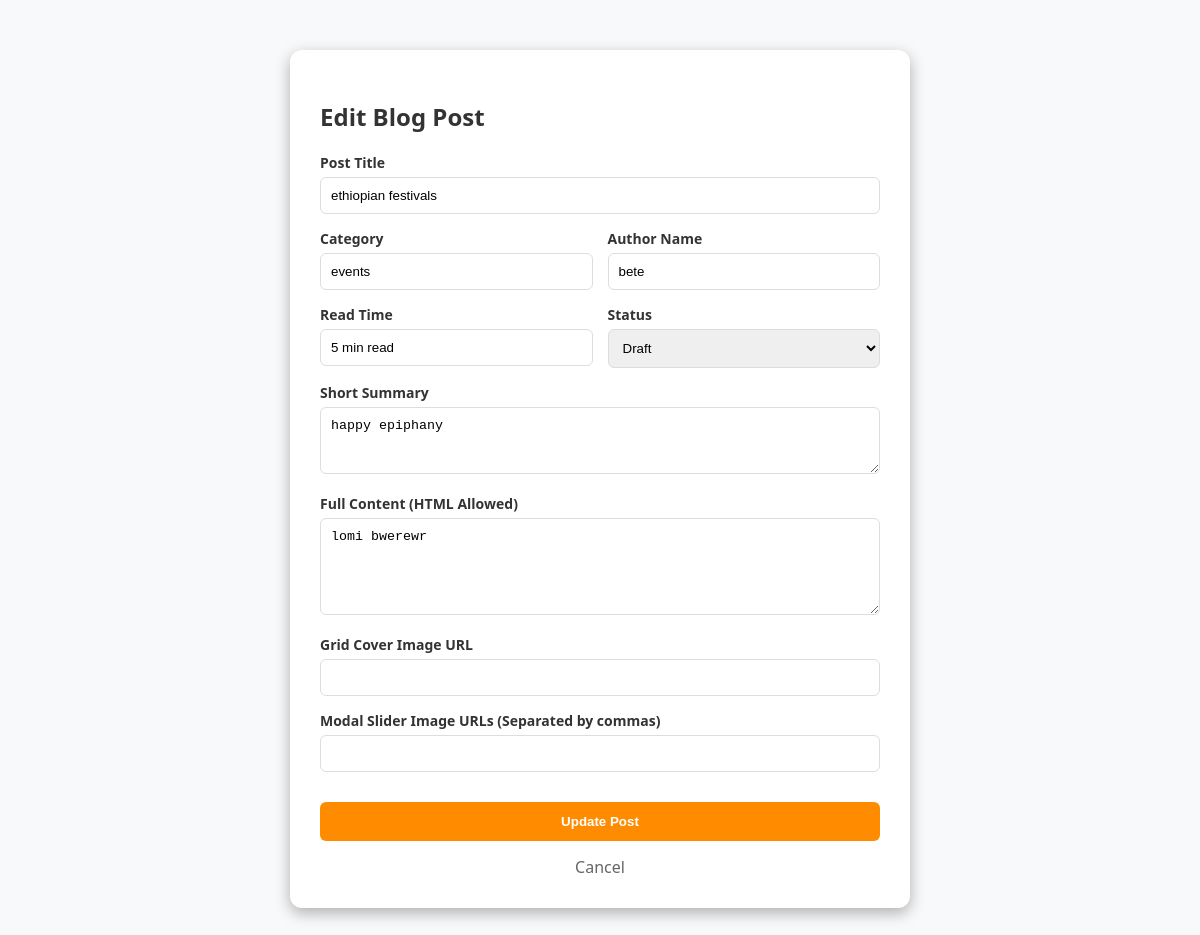
The page /admin/edit.php?id=1 on the database as committed earlier.
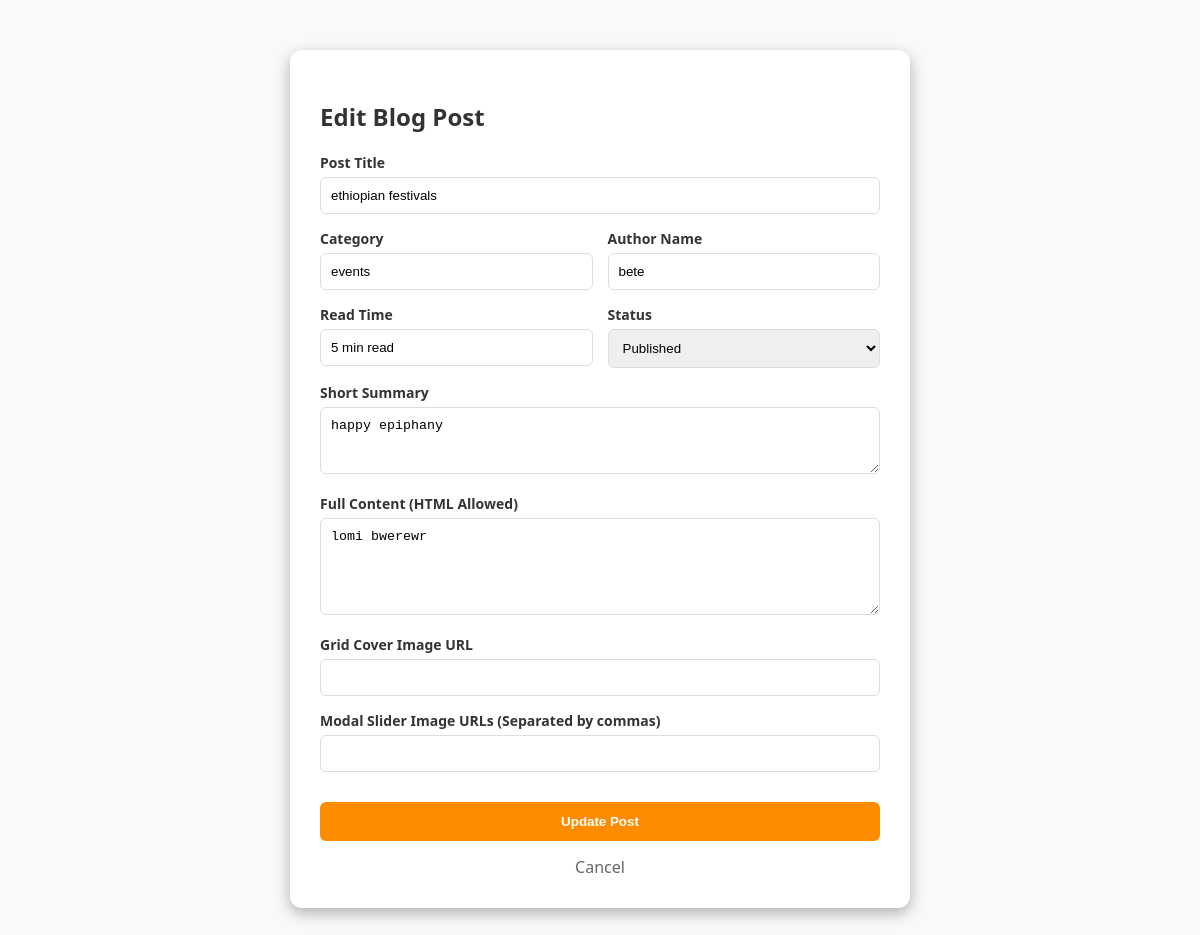
The same page on the database as committed later.
### tables this page shows
CREATE TABLE `blog_posts` (
  `id` int(11) NOT NULL,
  `title` varchar(200) DEFAULT NULL,
  `slug` varchar(200) DEFAULT NULL,
  `category` varchar(100) DEFAULT NULL,
  `summary` varchar(500) DEFAULT NULL,
  `cover_image` varchar(255) DEFAULT NULL,
  `slider_images` text DEFAULT NULL,
  `content` text DEFAULT NULL,
  `author_name` varchar(100) DEFAULT 'Admin User',
  `read_time` varchar(50) DEFAULT '5 min read',
  `status` varchar(50) DEFAULT 'published',
  `views_count` int(11) DEFAULT 0,
  `image` varchar(255) DEFAULT NULL,
  `created_at` timestamp NOT NULL DEFAULT current_timestamp()
);

### admin/edit.php (the view, shortened to what this page needs)
<?php
$conn = new mysqli("localhost", "root", "", "travel_db");
$id = intval($_GET['id']);
$result = $conn->query("SELECT * FROM blog_posts WHERE id = $id");
$post = $result->fetch_assoc();
?>
<!DOCTYPE html>
<html lang="en">
<head>
    <link rel="stylesheet" href="blog.css">
</head>
<body>
    <div class="modal-content" style="display:block; margin: 50px auto; max-width: 700px;">
        <h2>Edit Blog Post</h2>
        <form method="POST">
            <div class="form-group">
                <label>Post Title</label>
                <input type="text" name="title" value="<?php echo htmlspecialchars($post['title']); ?>" required>
            </div>
            <div style="display: flex; gap: 15px;">
                <div class="form-group" style="flex: 1;">
                    <label>Category</label>
                    <input type="text" name="category" value="<?php echo htmlspecialchars($post['category']); ?>">
                </div>
                <div class="form-group" style="flex: 1;">
                    <label>Author Name</label>
                    <input type="text" name="author_name" value="<?php echo htmlspecialchars($post['author_name']); ?>">
                </div>
            </div>
            <div style="display: flex; gap: 15px;">
                <div class="form-group" style="flex: 1;">
                    <label>Read Time</label>
                    <input type="text" name="read_time" value="<?php echo htmlspecialchars($post['read_time']); ?>">
                </div>
                <div class="form-group" style="flex: 1;">
                    <label>Status</label>
                    <select name="status">
                        <option value="published" <?php if($post['status'] == 'published') echo 'selected'; ?>>Published</option>
                        <option value="draft" <?php if($post['status'] == 'draft') echo 'selected'; ?>>Draft</option>
                    </select>
                </div>
            </div>
            <div class="form-group">
                <label>Short Summary</label>
                <textarea name="summary" rows="3"><?php echo htmlspecialchars($post['summary']); ?></textarea>
            </div>
            <div class="form-group">
                <label>Full Content (HTML Allowed)</label>
                <textarea name="content" rows="5"><?php echo htmlspecialchars($post['content']); ?></textarea>
            </div>
            <div class="form-group">
                <label>Grid Cover Image URL</label>
                <input type="text" name="cover_image" value="<?php echo htmlspecialchars($post['cover_image'] ?? ''); ?>">
            </div>
            <div class="form-group">
                <label>Modal Slider Image URLs (Separated by commas)</label>
                <input type="text" name="slider_images" value="<?php echo htmlspecialchars($post['slider_images'] ?? ''); ?>">
            </div>
            <div style="text-align: center; margin-top: 20px;">
                <button type="submit" class="btn-save">Update Post</button>
                <br>
                <a href="blog.php" style="display:inline-block; margin-top:15px; color:#666; text-decoration:none;">Cancel</a>
            </div>
        </form>
    </div>
</body>
</html>

Rows that differ between the two databases and show on the page:
changed blog_posts "ethiopian festivals": status "Draft" → "Published"
